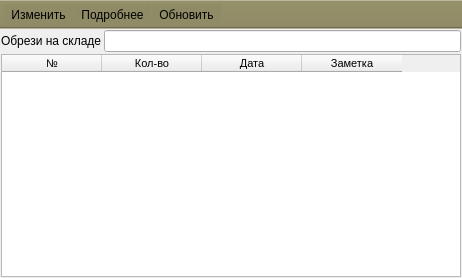
<?xml version="1.0" encoding="UTF-8"?>
<ui version="4.0">
 <class>MainWindow</class>
 <widget class="QMainWindow" name="MainWindow">
  <property name="geometry">
   <rect>
    <x>0</x>
    <y>0</y>
    <width>462</width>
    <height>278</height>
   </rect>
  </property>
  <property name="windowTitle">
   <string>Склад обрези</string>
  </property>
  <widget class="QWidget" name="centralwidget">
   <layout class="QGridLayout" name="gridLayout">
    <property name="leftMargin">
     <number>1</number>
    </property>
    <property name="topMargin">
     <number>1</number>
    </property>
    <property name="rightMargin">
     <number>1</number>
    </property>
    <property name="bottomMargin">
     <number>1</number>
    </property>
    <property name="spacing">
     <number>2</number>
    </property>
    <item row="0" column="0">
     <widget class="QLabel" name="label">
      <property name="text">
       <string>Обрези на складе</string>
      </property>
     </widget>
    </item>
    <item row="0" column="1">
     <widget class="QLineEdit" name="le_weight">
      <property name="readOnly">
       <bool>true</bool>
      </property>
     </widget>
    </item>
    <item row="1" column="0" colspan="2">
     <widget class="QTableWidget" name="tw_info">
      <property name="font">
       <font>
        <family>Tahoma</family>
        <pointsize>8</pointsize>
       </font>
      </property>
      <property name="editTriggers">
       <set>QAbstractItemView::NoEditTriggers</set>
      </property>
      <property name="selectionBehavior">
       <enum>QAbstractItemView::SelectRows</enum>
      </property>
      <attribute name="verticalHeaderVisible">
       <bool>false</bool>
      </attribute>
      <attribute name="verticalHeaderDefaultSectionSize">
       <number>20</number>
      </attribute>
      <attribute name="verticalHeaderMinimumSectionSize">
       <number>18</number>
      </attribute>
      <column>
       <property name="text">
        <string>№</string>
       </property>
      </column>
      <column>
       <property name="text">
        <string>Кол-во</string>
       </property>
      </column>
      <column>
       <property name="text">
        <string>Дата</string>
       </property>
      </column>
      <column>
       <property name="text">
        <string>Заметка</string>
       </property>
      </column>
     </widget>
    </item>
   </layout>
  </widget>
  <widget class="QToolBar" name="toolBar">
   <property name="windowTitle">
    <string>toolBar</string>
   </property>
   <property name="styleSheet">
    <string notr="true">background-color: rgb(143,139,102);</string>
   </property>
   <property name="movable">
    <bool>false</bool>
   </property>
   <property name="floatable">
    <bool>true</bool>
   </property>
   <attribute name="toolBarArea">
    <enum>TopToolBarArea</enum>
   </attribute>
   <attribute name="toolBarBreak">
    <bool>false</bool>
   </attribute>
   <addaction name="pb_change"/>
   <addaction name="pb_info"/>
   <addaction name="pb_update"/>
  </widget>
  <action name="pb_change">
   <property name="text">
    <string>Изменить</string>
   </property>
  </action>
  <action name="pb_info">
   <property name="text">
    <string>Подробнее</string>
   </property>
  </action>
  <action name="pb_update">
   <property name="text">
    <string>Обновить</string>
   </property>
  </action>
 </widget>
 <resources/>
 <connections>
  <connection>
   <sender>pb_update</sender>
   <signal>triggered()</signal>
   <receiver>MainWindow</receiver>
   <slot>ui_update()</slot>
   <hints>
    <hint type="sourcelabel">
     <x>-1</x>
     <y>-1</y>
    </hint>
    <hint type="destinationlabel">
     <x>230</x>
     <y>138</y>
    </hint>
   </hints>
  </connection>
  <connection>
   <sender>pb_info</sender>
   <signal>triggered()</signal>
   <receiver>MainWindow</receiver>
   <slot>ui_big_info()</slot>
   <hints>
    <hint type="sourcelabel">
     <x>-1</x>
     <y>-1</y>
    </hint>
    <hint type="destinationlabel">
     <x>230</x>
     <y>138</y>
    </hint>
   </hints>
  </connection>
  <connection>
   <sender>pb_change</sender>
   <signal>triggered()</signal>
   <receiver>MainWindow</receiver>
   <slot>ui_change()</slot>
   <hints>
    <hint type="sourcelabel">
     <x>-1</x>
     <y>-1</y>
    </hint>
    <hint type="destinationlabel">
     <x>230</x>
     <y>138</y>
    </hint>
   </hints>
  </connection>
 </connections>
 <slots>
  <slot>ui_update()</slot>
  <slot>ui_big_info()</slot>
  <slot>ui_change()</slot>
 </slots>
</ui>
